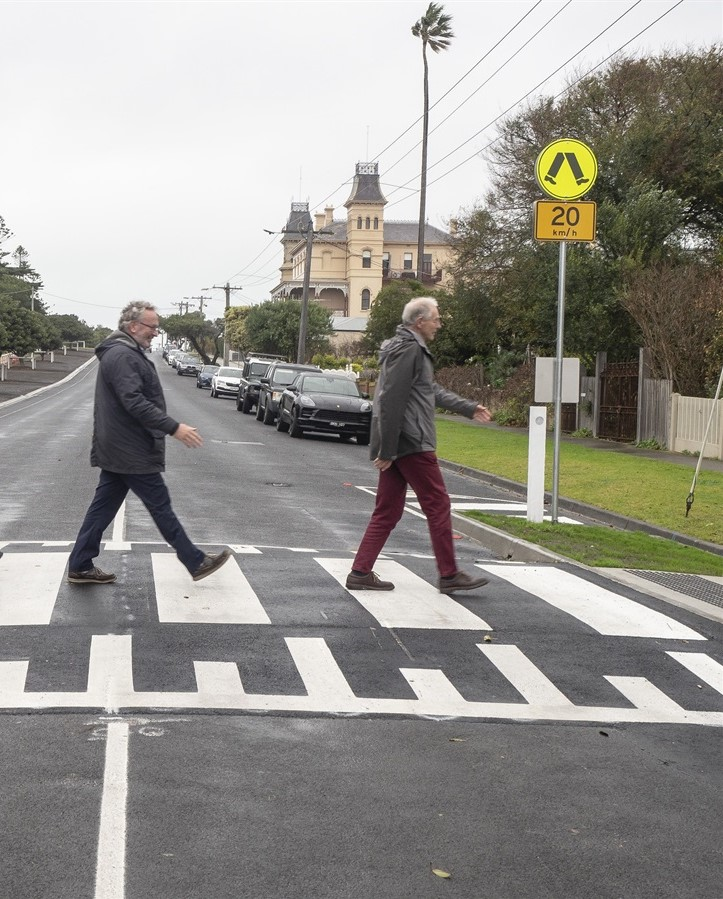
#> input picture yaya9.jpg, 723 x 899 px
$ python file.py
#> lines starting #> are read from the running program, lines starting #| are printed output that depends on the picture
import cv2
import imutils
fotograf = cv2.imread('yaya9.jpg')
#> fotograf is the input picture: shape (899, 723, 3); mean B, G, R 143.3, 149.1, 151.3
fotograf = imutils.resize(fotograf, width=min(500, fotograf.shape[1]))
#> fotograf: shape (621, 500, 3)

hog = cv2.HOGDescriptor()
hog.setSVMDetector(cv2.HOGDescriptor_getDefaultPeopleDetector())

(insanlar, _) = hog.detectMultiScale(fotograf, winStride=(5, 5), padding=(3, 3), scale=1.21)
#> insanlar = [[29, 181, 125, 250], [216, 174, 132, 265]]

for (x, y, w, h) in insanlar:
    cv2.rectangle(fotograf, (x, y),
                  (x + w, y + h),
                  (0, 255, 0), 2)
#> this loop made 2 passes
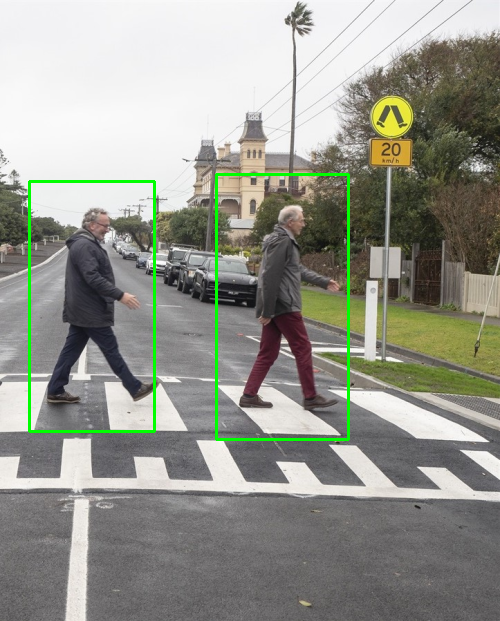
#> fotograf: shape (621, 500, 3); mean B, G, R 141.2, 150.7, 149.1

print('Belirlenen İnsan Sayısı : ', len(insanlar))
#| Belirlenen İnsan Sayısı :  2

cv2.imshow("Fotograf", fotograf)
cv2.waitKey(0)

cv2.destroyAllWindows()
